Frame 1 (no input): blank canvas, image omitted
Frame 60 (the mouse pressed at the canvas centre just before this capture): blank canvas, image omitted
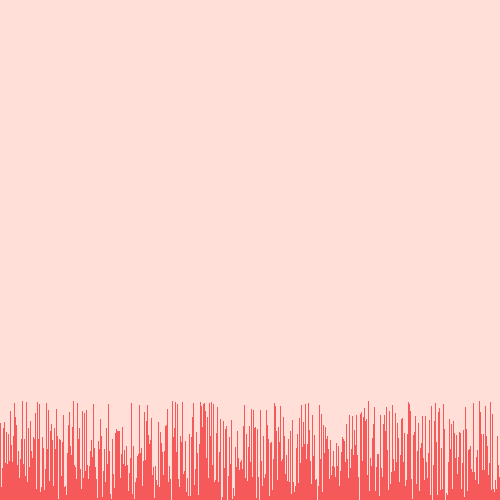
Frame 120 (the mouse held since frame 60 and released just before this capture)

The Processing sketch whose frames 1 and 60 were blank and that drew this single picture after the mouse press (run headless with seeded random() and noise(); from frame 60 on, the mouse is pressed at the canvas centre):

// Processing sketch: sketch__03_VisualArraySorter
// ── sketch__03_VisualArraySorter.pde
/* Copy the code into Processing */

//1. create an array of ints. don't initialize it yet. √
int num[];

void setup() {
  //2. set the size of your window √
  size(500, 500);

  //3. initialize your array with the built in width variable √
  num = new int[width];
  
  //4. initialize the ints in the array with random numbers
  //   from 0 to the built in height variable √
  //for(int i=0; i<num.length;i++){
    //num[i] = (int) random(100);
  //}
  //5. call the noStroke() method √
  noStroke();
}

void draw() {
  //6. set the background color with background(r, g, b); √
background(255, 223, 216);

  //7. set the color for your graph √
  fill(246, 89, 89);

  //8. draw a rectangle for each int in your array. √
  //   the x value will be the index of the int √
  //   the y value will the height variable √
  //   the width is 1 √
  //   the height is negative the value of the int at that element in the array √
  for(int i=0; i<num.length;i++){
    rect(i, height, 1, -num[i]);
  }

  //9. call the stepSort method √
  stepSort(num);

  //10. extract the code that randomizes the array into a method. √
  

  //11. call the method you made in step 10 when the mouse is pressed √
  if(mousePressed){
    Rando();
  }
}

void Rando(){
  
  for(int i=0; i<num.length;i++){
    num[i] = (int) random(100);
  }
  
}

void stepSort(int[] arr) {
  for (int i = 1; i < arr.length; i++) {
    if (arr[i - 1] > arr[i]) {
      int t = arr[i];
      arr[i] = arr[i - 1];
      arr[i - 1] = t;
    }
  }
}
